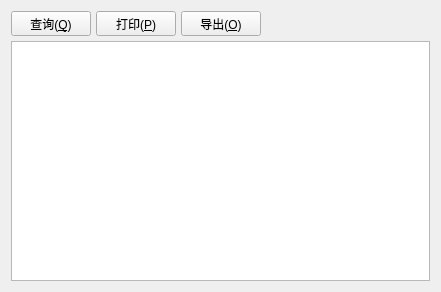
<?xml version="1.0" encoding="UTF-8"?>
<ui version="4.0">
 <class>view_query</class>
 <widget class="QWidget" name="view_query">
  <property name="geometry">
   <rect>
    <x>0</x>
    <y>0</y>
    <width>441</width>
    <height>292</height>
   </rect>
  </property>
  <property name="windowTitle">
   <string>view_query</string>
  </property>
  <layout class="QGridLayout" name="gridLayout">
   <item row="0" column="0">
    <layout class="QVBoxLayout" name="verticalLayout">
     <property name="spacing">
      <number>0</number>
     </property>
     <item>
      <widget class="QWidget" name="widget" native="true">
       <property name="maximumSize">
        <size>
         <width>16777215</width>
         <height>30</height>
        </size>
       </property>
       <layout class="QHBoxLayout" name="horizontalLayout">
        <property name="spacing">
         <number>5</number>
        </property>
        <property name="leftMargin">
         <number>0</number>
        </property>
        <property name="topMargin">
         <number>0</number>
        </property>
        <property name="rightMargin">
         <number>0</number>
        </property>
        <property name="bottomMargin">
         <number>5</number>
        </property>
        <item>
         <widget class="QPushButton" name="pushButton">
          <property name="text">
           <string>查询(&amp;Q)</string>
          </property>
          <property name="icon">
           <iconset resource="ssp_gui.qrc">
            <normaloff>:/ssp_gui/Resources/search.gif</normaloff>:/ssp_gui/Resources/search.gif</iconset>
          </property>
         </widget>
        </item>
        <item>
         <widget class="QPushButton" name="pushButton_2">
          <property name="text">
           <string>打印(&amp;P)</string>
          </property>
          <property name="icon">
           <iconset resource="ssp_gui.qrc">
            <normaloff>:/ssp_gui/Resources/print.gif</normaloff>:/ssp_gui/Resources/print.gif</iconset>
          </property>
         </widget>
        </item>
        <item>
         <widget class="QPushButton" name="pushButton_3">
          <property name="text">
           <string>导出(&amp;O)</string>
          </property>
          <property name="icon">
           <iconset resource="ssp_gui.qrc">
            <normaloff>:/ssp_gui/Resources/export2.gif</normaloff>:/ssp_gui/Resources/export2.gif</iconset>
          </property>
         </widget>
        </item>
        <item>
         <spacer name="horizontalSpacer">
          <property name="orientation">
           <enum>Qt::Horizontal</enum>
          </property>
          <property name="sizeHint" stdset="0">
           <size>
            <width>178</width>
            <height>20</height>
           </size>
          </property>
         </spacer>
        </item>
       </layout>
      </widget>
     </item>
     <item>
      <widget class="QTableWidget" name="tableWidget"/>
     </item>
    </layout>
   </item>
  </layout>
 </widget>
 <layoutdefault spacing="6" margin="11"/>
 <resources>
  <include location="ssp_gui.qrc"/>
 </resources>
 <connections/>
</ui>
